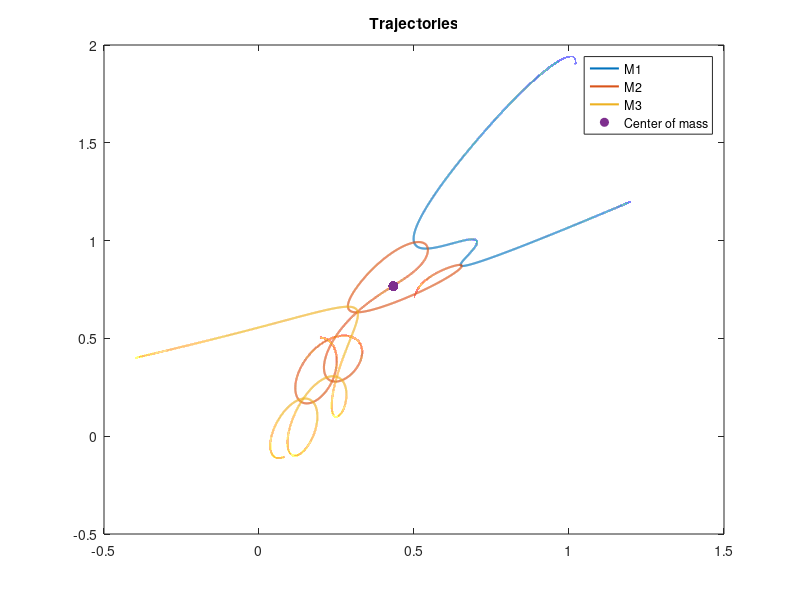

MATLAB code for this plot:
function [ ] = three_body()

G=1; %gravitational constant

%masses of bodies in [kg]
M1=1;
M2=1;
M3=1;

%initial coordinates in [m]
x1=1.2;
y1=1.2;
x2=0.5;
y2=0.7;
x3=-0.4;
y3=0.4;

%initial velocities (x and y components)
v1x=0;
v1y=0;
v2x=0;
v2y=0;
v3x=0;
v3y=0;

%matrices for storing trajectory data
r1_matrix=zeros(2,1);
r2_matrix=zeros(2,1);
r3_matrix=zeros(2,1);

%coordinates of the system's center of mass
center_of_mass=zeros(2,1);

dt=0.0001;     %delta t used in iteration [seconds]

for i=1:30000
    %differencies of position vectors (e.g. r1_2 means r1-r2)
    r1_2=sqrt((x1-x2)^2+(y1-y2)^2);
    r1_3=sqrt((x1-x3)^2+(y1-y3)^2);
    r2_3=sqrt((x2-x3)^2+(y2-y3)^2);
    
    dv1x=-G*((M2)/r1_2^3)*(x1-x2)*dt-G*((M3)/r1_3^3)*(x1-x3)*dt;
    dv1y=-G*((M2)/r1_2^3)*(y1-y2)*dt-G*((M3)/r1_3^3)*(y1-y3)*dt;
    
    dv2x=-G*((M1)/r1_2^3)*(x2-x1)*dt-G*((M3)/r2_3^3)*(x2-x3)*dt;
    dv2y=-G*((M1)/r1_2^3)*(y2-y1)*dt-G*((M3)/r2_3^3)*(y2-y3)*dt;
    
    dv3x=-G*((M1)/r1_3^3)*(x3-x1)*dt-G*((M2)/r2_3^3)*(x3-x2)*dt;
    dv3y=-G*((M1)/r1_3^3)*(y3-y1)*dt-G*((M2)/r2_3^3)*(y3-y2)*dt;
    
    v1x=v1x+dv1x;
    v1y=v1y+dv1y;
    
    v2x=v2x+dv2x;
    v2y=v2y+dv2y;
    
    v3x=v3x+dv3x;
    v3y=v3y+dv3y;
    
    x1=x1+v1x*dt;
    y1=y1+v1y*dt;
    r1_matrix(1, i)=x1;
    r1_matrix(2, i)=y1;
    
    x2=x2+v2x*dt;
    y2=y2+v2y*dt;
    r2_matrix(1, i)=x2;
    r2_matrix(2, i)=y2;
    
    x3=x3+v3x*dt;
    y3=y3+v3y*dt;
    r3_matrix(1, i)=x3;
    r3_matrix(2, i)=y3;
    
    center_of_mass(1, i)=(M1*x1+M2*x2+M3*x3)/(M1+M2+M3);
    center_of_mass(2, i)=(M1*y1+M2*y2+M3*y3)/(M1+M2+M3);
    
end

p1=plot(r1_matrix(1,:),r1_matrix(2,:),'-', 'Linewidth', 1.5);
hold on
p2=plot (r2_matrix(1,:),r2_matrix(2,:),'-', 'Linewidth', 1.5);
hold on
p3=plot (r3_matrix(1,:),r3_matrix(2,:),'-', 'Linewidth', 1.5);
hold on
p4=plot (center_of_mass(1,:),center_of_mass(2,:),'o');
set(p4, 'MarkerFaceColor', get(p4,'Color'));
legend([p1 p2 p3 p4],'M1','M2', 'M3', 'Center of mass');
title('Trajectories');

end
